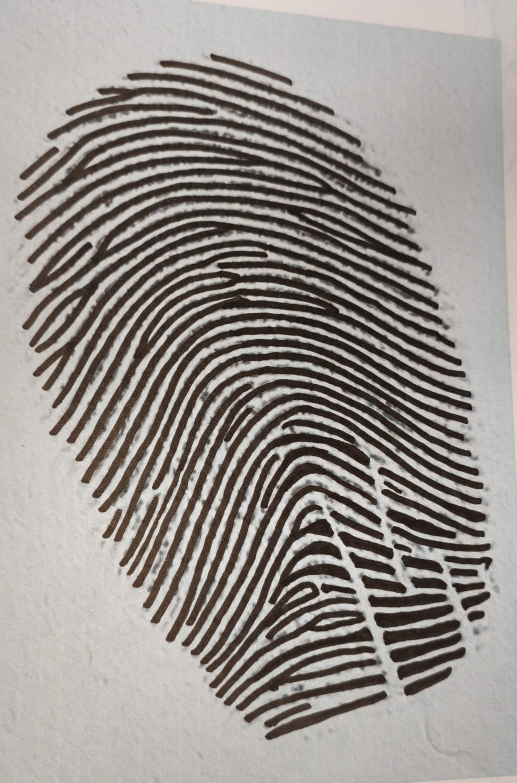
#> input picture minutiae_detection/input/Arthur1.jpeg, 1034 x 1565 px (shown at 1/2 size)
$ python -i find_minutiae2.py   (imports and definitions only)
#> lines starting #> are read from the running program, lines starting #| are printed output that depends on the picture; after the words box and inside, x2 and y2 are one past the last pixel; in counts of white or black regions, pixels touching at a corner belong together
from xml.etree.ElementPath import find

import cv2
import numpy as np
import matplotlib.pyplot as plt
import math
from skimage.morphology import skeletonize, thin

def filtrer_minuties_proches_bord(minuties, mask01, marge_px=12,\
                                   img_size=512):
    """
    Supprime minuties trop proches du bord de la ROI
    marge_px : distance minimale
    """
    if mask01 is None:
        return minuties  # rien à faire

    # cv2.distanceTransform -> 0=background, >0=foreground
    mask_u8 = (mask01.astype(np.uint8) * 255)

    # pour chaque pix blanc de masque calc dist au ROI
    dist = cv2.distanceTransform(mask_u8, distanceType=cv2.DIST_L2,\
                                 maskSize=3)

    keep = []
    for m in minuties:
        (x_n, y_n) = m[0]
        x = int(round(x_n * (img_size - 1)))
        y = int(round(y_n * (img_size - 1)))

        # si hors masque ou trop près du bord -> on enlève
        if mask01[y, x] == 0:
            continue
        if dist[y, x] < marge_px:
            continue

        keep.append(m)

    return keep

def find_minuatiae(filename, output_filename,\
                    mask_filename=None, mask=None):


#> called with filename = 'input/Arthur1.jpeg', output_filename = 'out.png'
    def find(squelette, mask01=None):

        minutiae_ending = set()
        minutiae_bifurcation = set()
        points = []

        rows, cols = squelette.shape #recupere taille squelette

        for i in range(3, rows - 3):
            for j in range(3, cols - 3):
                if mask01 is not None and mask01[i, j] == 0:
                    continue # si pas dans masque, on check pas
                if squelette[i][j] == 1:
                    #on verifie couleurs des 8 voisins
                    voisins = squelette[i-1:i+2, j-1:j+2]
                    #enleve pixel centre
                    cmpt = int(np.sum(voisins)) - 1
                    point = (j, i)

                    if cmpt == 1:
                        voisins_5 = squelette[i-2:i+3, j-2:j+3]
                        if int(np.sum(voisins_5)) > 3:
                            continue
                        minutiae_ending.add(point)
                        points.append(point)

                    elif cmpt == 3:
                        minutiae_bifurcation.add(point)
                        points.append(point)

        res = []
        for (x, y) in points:
            if (x, y) in minutiae_ending:
                typ = "ending"
            elif (x, y) in minutiae_bifurcation:
                typ = "bifurcation"
            else:
                continue  # n'arrive pas

            # [0,0] = orient_faux placeholder
            res.append([[x/512, y/512], typ, [0, 0]])

        print("ATTENTION RES AVANT FILTRAGE:")
        print("endings:", len(minutiae_ending))
        print("bifurcations:", len(minutiae_bifurcation))
        print("total points:", len(points))
        print("res final:", len(res))
        return res


   # import+ passage binaire
    img = cv2.imread(filename, cv2.IMREAD_GRAYSCALE)
#> img: shape (1565, 1034); min 5, max 249, mean 146.7
    if img is None:
        raise FileNotFoundError(filename)

    if mask is None and mask_filename is not None:
        mask = cv2.imread(mask_filename, cv2.IMREAD_GRAYSCALE)
        mask = cv2.resize(mask, (512, 512))
    if mask is not None:
        # force masque binaire 0/1 pour simplifier
        mask01 = (mask > 0).astype(np.uint8)
    else:
        mask01 = None

    #passse en binaire pour traitement
    _, binaire = cv2.threshold(img, 127, 1, cv2.THRESH_BINARY_INV)
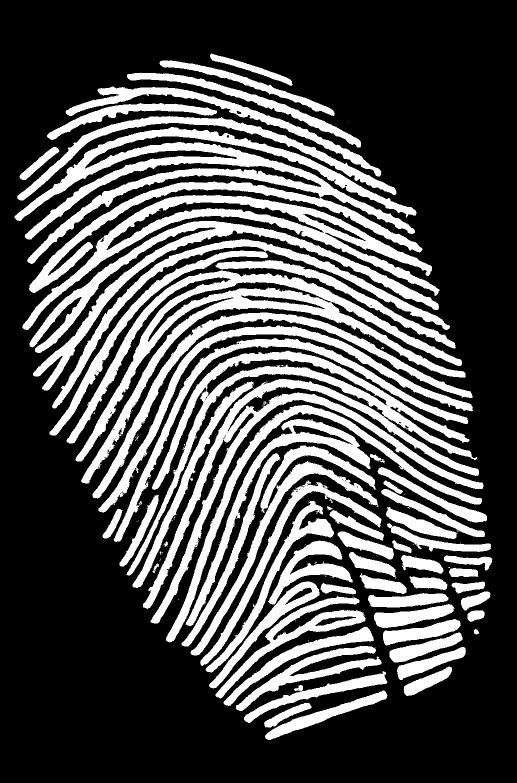
#> binaire: shape (1565, 1034) (shown at 1/2 size); values 0 (black) and 1 (white), 31.4% white; 170 white regions (102 under 20 px), largest, box (x1, y1, x2, y2) and area: (29, 254, 845, 586) 58845, (133, 541, 931, 967) 45098, (286, 758, 967, 1247) 30452
    skeleton = skeletonize(binaire).astype(np.uint8)
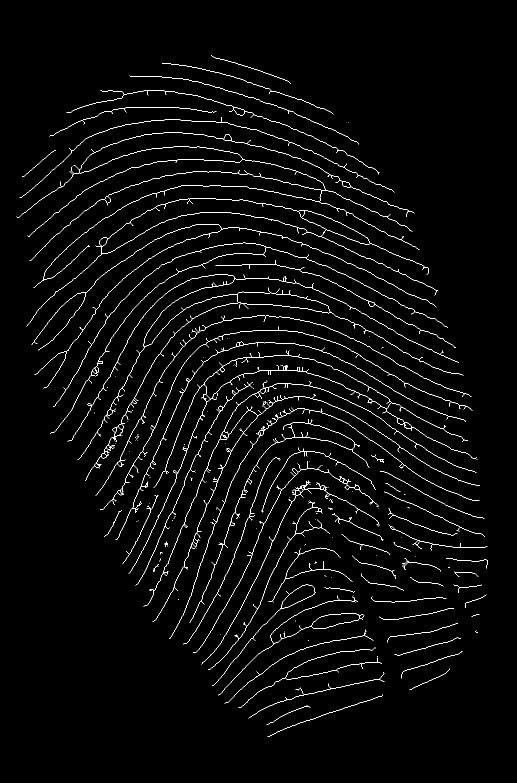
#> skeleton: shape (1565, 1034) (shown at 1/2 size); values 0 (black) and 1 (white), 2.2% white in thin lines or dots, all inside (x1, y1, x2, y2) = (33, 110, 976, 1474)

    # minutiae[[coord], type, [dx, dy]]
    minutiae= find(skeleton, mask01=mask01)
#> after the loop in find, `for i in range(3, rows - 3):`: minutiae_bifurcation = 1957 items; minutiae_ending = 535 items; points = 2492 pairs, first value 33 to 974, second value 126 to 1473
#> the loop in find, `for (x, y) in points:` made 2492 passes
#> (x, y, typ) on passes 1 to 12: (324, 126, 'ending'), (259, 151, 'ending'), (581, 167, 'ending'), (201, 180, 'ending'), (294, 181, 'bifurcation'), (295, 181, 'bifurcation'), (296, 181, 'bifurcation'), (330, 182, 'bifurcation'), (331, 182, 'bifurcation'), (332, 182, 'bifurcation'), (541, 182, 'bifurcation'), (542, 182, 'bifurcation')
#> typ on passes 61 to 66: 'bifurcation', 'bifurcation', 'bifurcation', 'bifurcation', 'bifurcation', 'bifurcation'
#> after the loop in find, `for (x, y) in points:`: res = 2492 items
#| endings: 535
#| bifurcations: 1957
#| total points: 2492
#| res final: 2492
#> minutiae = 2492 items


    def filtrer_minuties_trop_proches(minuties, \
                                       min_dist_px=30, img_size=512):
        """
        liste minut: [[x_n, y_n], typ, orient]  OU [[x_n, y_n], typ, orient, ]
        min_dist_px: distance min en px entre 2 minut (seuil avant enlever)
        renvoie: liste sans doublons
        """
#> called with min_dist_px = 15, img_size = 512
        # convertit en (x_px, y_px) -> on retrouve les coord init

        pts = []
        for m in minuties:
            (x_n, y_n) = m[0]
            x= int(round(x_n *(img_size- 1)))
            y =int(round(y_n *(img_size- 1)))
            pts.append((x, y, m))
#> this loop made 2492 passes
#> (m, x_n, y_n, x, y) on passes 1 to 3: ([[0.633, 0.246], 'ending', [0, 0]], 0.633, 0.246, 323, 126), ([[0.506, 0.295], 'ending', [0, 0]], 0.506, 0.295, 258, 151), ([[1.13, 0.326], 'ending', [0, 0]], 1.13, 0.326, 580, 167)
#> after the loop, pts = 2492 items


        #pts.sort(key=lambda t: (t[1], t[0]))  # y puis x

        keep = []
        keep_xy = []
        d2_min = min_dist_px * min_dist_px

        for x, y, m in pts:
            ok = True
            # on compare aux points déjà gardés
            for (xk, yk) in keep_xy:
                dx = x - xk
                dy = y - yk
                if dx*dx + dy*dy < d2_min:
                    ok = False
                    break
            if ok:
                keep.append(m)
                keep_xy.append((x, y))
#> this loop made 2492 passes
#> (x, y, m) on passes 1 to 3: (323, 126, [[0.633, 0.246], 'ending', [0, 0]]), (258, 151, [[0.506, 0.295], 'ending', [0, 0]]), (580, 167, [[1.13, 0.326], 'ending', [0, 0]])
#> after the loop, keep = 548 items; keep_xy = 548 pairs, first value 33 to 972, second value 126 to 1470

        return keep

    minut = filtrer_minuties_trop_proches(minutiae,\
                                           min_dist_px=15, img_size=512)
#> minut = 548 items
    minut = filtrer_minuties_proches_bord(minut, mask01,\
                                           marge_px=25, img_size=512)
    print("après filtrage:", len(minut))
#| après filtrage: 548
    # passe en couleur pour dessin des ronds
    color_image = cv2.cvtColor(img, cv2.COLOR_GRAY2BGR)

    # affichage ronds+ligne

    for [x_n, y_n], typ, orient in minut:
        x = int(round(x_n * 512))
        y = int(round(y_n * 512))

        if typ == "ending":
            color = (0, 0, 255)  # rouge
        elif typ == "bifurcation":
            color = (0, 255, 0)  # vert
        else:
            color = (0, 255, 255)  # jaune pour "ERREUR"

        # rond

        cv2.circle(color_image, (x, y), 3, color, 1)
#> this loop made 548 passes
#> (x_n, y_n, typ, x, y, color) on passes 1 to 12: (0.633, 0.246, 'ending', 324, 126, (0, 0, 255)), (0.506, 0.295, 'ending', 259, 151, (0, 0, 255)), (1.13, 0.326, 'ending', 581, 167, (0, 0, 255)), (0.393, 0.352, 'ending', 201, 180, (0, 0, 255)), (0.574, 0.354, 'bifurcation', 294, 181, (0, 255, 0)), (0.645, 0.355, 'bifurcation', 330, 182, (0, 255, 0)), (1.06, 0.355, 'bifurcation', 541, 182, (0, 255, 0)), (0.484, 0.367, 'bifurcation', 248, 188, (0, 255, 0)), (0.912, 0.418, 'bifurcation', 467, 214, (0, 255, 0)), (0.484, 0.424, 'bifurcation', 248, 217, (0, 255, 0)), (0.955, 0.432, 'bifurcation', 489, 221, (0, 255, 0)), (1.12, 0.432, 'bifurcation', 576, 221, (0, 255, 0))
#> (x, y, color) on passes 61 to 66: (816, 422, (0, 255, 0)), (693, 424, (0, 255, 0)), (780, 428, (0, 0, 255)), (33, 433, (0, 0, 255)), (542, 439, (0, 255, 0)), (260, 444, (0, 255, 0))
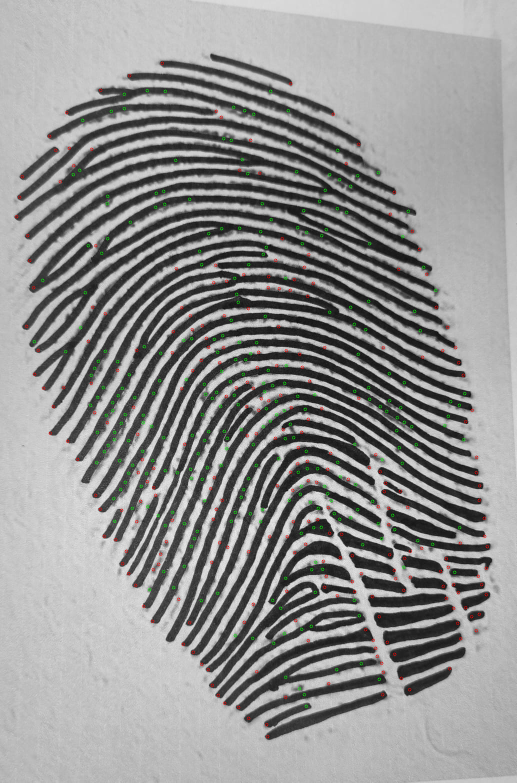
#> color_image: shape (1565, 1034, 3) (shown at 1/2 size); mean B, G, R 146.3, 147, 146.9

    cv2.imwrite(output_filename, color_image)

    plt.figure(figsize=(10, 10))
    plt.imshow(color_image[..., ::-1])# inverse les canaux BGR → RGB pour matplotlib
    plt.title("minutiae detecteees")
    plt.axis("off")
    plt.show()
    return minut

>>> result = find_minuatiae('input/Arthur1.jpeg', 'out.png')

$ run again, on minutiae_detection/input/Elise2.jpeg
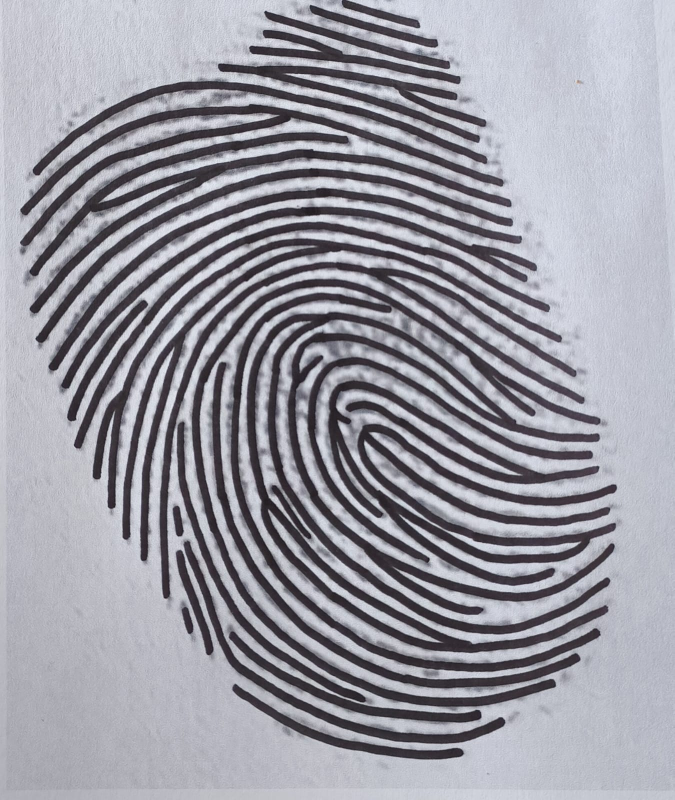
#> input picture minutiae_detection/input/Elise2.jpeg, 1349 x 1600 px (shown at 1/2 size)
#> in find_minuatiae, `_, binaire = cv2.threshold(img, 127, 1, cv2.THRESH_BINARY_INV)`:
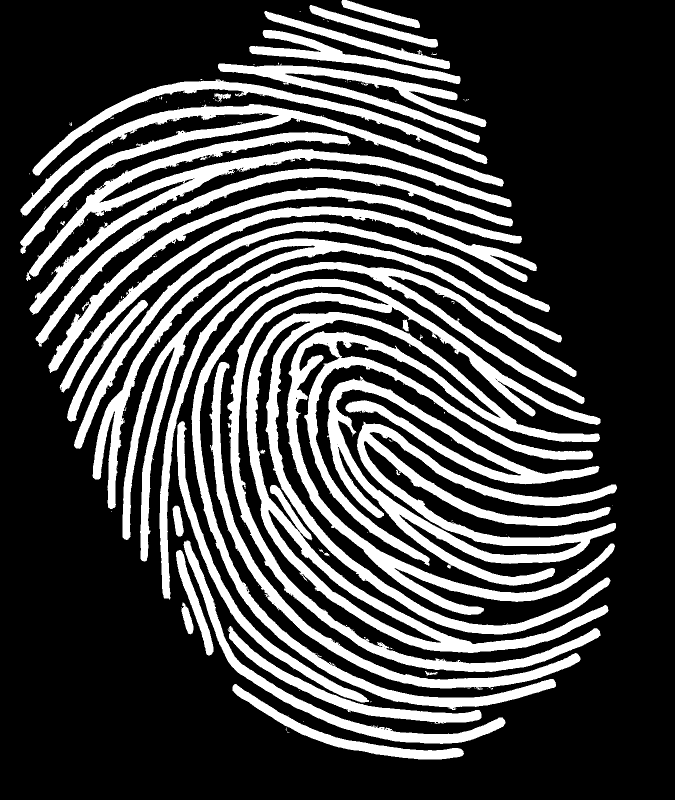
#> binaire: shape (1600, 1349) (shown at 1/2 size); values 0 (black) and 1 (white), 27.6% white; 213 white regions (174 under 20 px), largest, box (x1, y1, x2, y2) and area: (493, 624, 1230, 1306) 109907, (654, 752, 1234, 1172) 68392, (383, 557, 1201, 1420) 64025
#> skeleton: shape (1600, 1349); values 0 (black) and 1 (white), 1.7% white in thin lines or dots, all inside (x1, y1, x2, y2) = (44, 4, 1228, 1510)
#> after the loop in find, `for i in range(3, rows - 3):`: minutiae_bifurcation = 1584 items; minutiae_ending = 530 items; points = 2114 pairs, first value 44 to 1227, second value 4 to 1506
#> the loop in find, `for (x, y) in points:` made 2114 passes
#> (x, y, typ) on passes 1 to 8: (688, 4, 'ending'), (621, 11, 'ending'), (601, 22, 'ending'), (601, 23, 'ending'), (532, 26, 'ending'), (647, 38, 'ending'), (648, 38, 'ending'), (655, 41, 'ending')
#> after the loop in find, `for (x, y) in points:`: res = 2114 items
#| endings: 530
#| bifurcations: 1584
#| total points: 2114
#| res final: 2114
#> the loop in filtrer_minuties_trop_proches, `for m in minuties:` made 2114 passes
#> (m, x_n, y_n, x, y) on passes 1 to 3: ([[1.34, 0.00781], 'ending', [0, 0]], 1.34, 0.00781, 687, 4), ([[1.21, 0.0215], 'ending', [0, 0]], 1.21, 0.0215, 620, 11), ([[1.17, 0.043], 'ending', [0, 0]], 1.17, 0.043, 600, 22)
#> the loop in filtrer_minuties_trop_proches, `for x, y, m in pts:` made 2114 passes
#> (x, y, m) on passes 1 to 3: (687, 4, [[1.34, 0.00781], 'ending', [0, 0]]), (620, 11, [[1.21, 0.0215], 'ending', [0, 0]]), (600, 22, [[1.17, 0.043], 'ending', [0, 0]])
#> after the loop in filtrer_minuties_trop_proches, `for x, y, m in pts:`: keep = 453 items; keep_xy = 453 pairs, first value 44 to 1225, second value 4 to 1503
#> minut = 453 items
#| après filtrage: 453
#> the loop in find_minuatiae, `for [x_n, y_n], typ, orient in minut:` made 453 passes
#> (x_n, y_n, typ, x, y, color) on passes 1 to 8: (1.34, 0.00781, 'ending', 688, 4, (0, 0, 255)), (1.21, 0.0215, 'ending', 621, 11, (0, 0, 255)), (1.17, 0.043, 'ending', 601, 22, (0, 0, 255)), (1.04, 0.0508, 'ending', 532, 26, (0, 0, 255)), (1.26, 0.0742, 'ending', 647, 38, (0, 0, 255)), (1.63, 0.102, 'ending', 836, 52, (0, 0, 255)), (1.04, 0.127, 'ending', 531, 65, (0, 0, 255)), (1.7, 0.172, 'ending', 871, 88, (0, 0, 255))
#> after the loop in find_minuatiae, `for [x_n, y_n], typ, orient in minut:`:
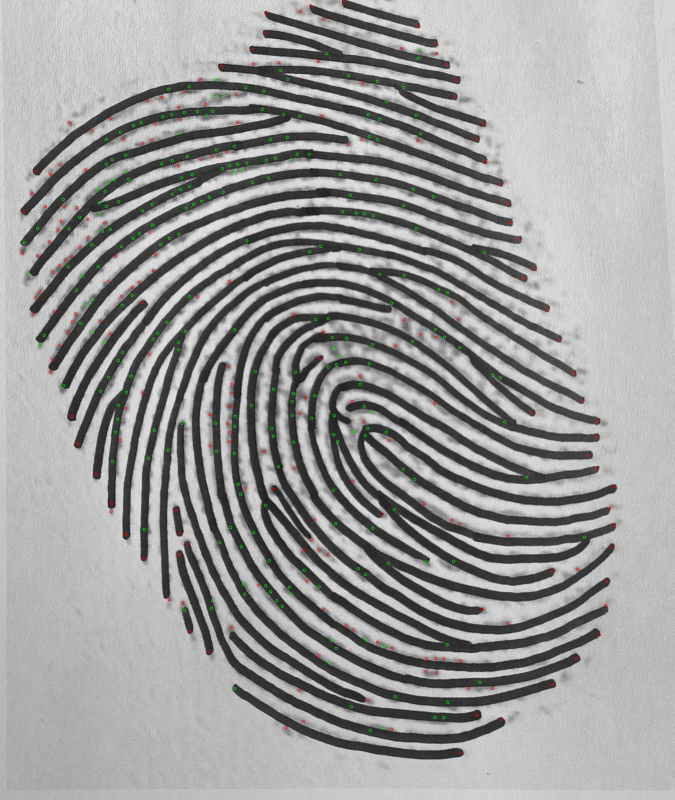
#> color_image: shape (1600, 1349, 3) (shown at 1/2 size); mean B, G, R 155.2, 155.7, 155.6

$ run again, on minutiae_detection/input/Elise3.jpeg
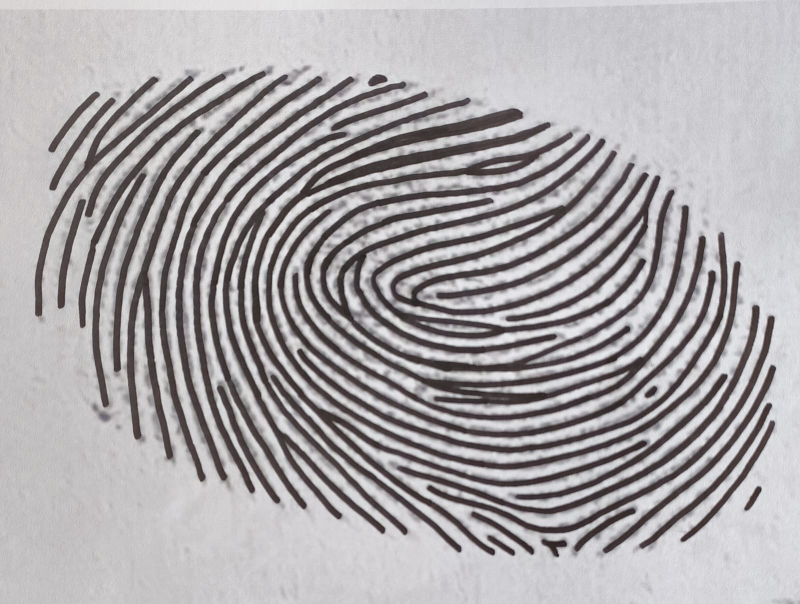
#> input picture minutiae_detection/input/Elise3.jpeg, 1600 x 1208 px (shown at 1/2 size)
#> in find_minuatiae, `_, binaire = cv2.threshold(img, 127, 1, cv2.THRESH_BINARY_INV)`:
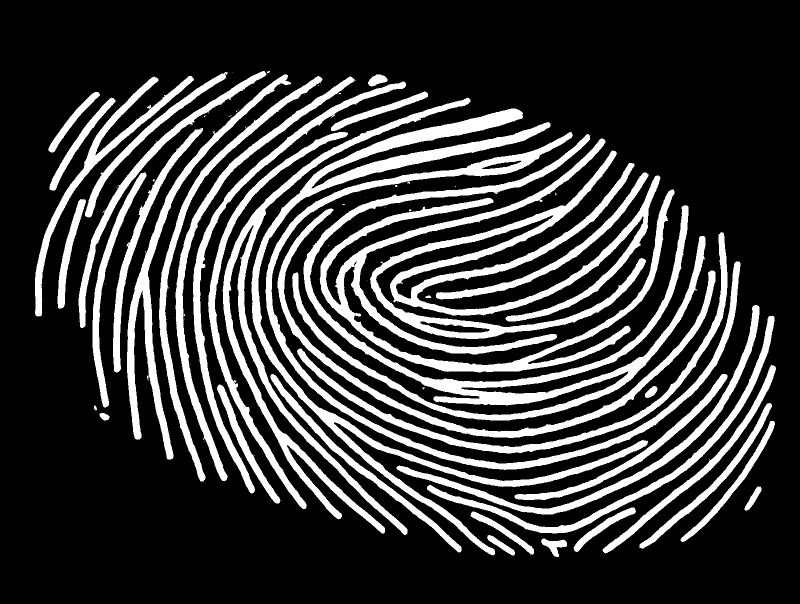
#> binaire: shape (1208, 1600) (shown at 1/2 size); values 0 (black) and 1 (white), 23.2% white; 87 white regions (45 under 20 px), largest, box (x1, y1, x2, y2) and area: (584, 268, 1411, 841) 45110, (740, 301, 1321, 678) 44018, (503, 217, 1296, 1111) 40510
#> skeleton: shape (1208, 1600); values 0 (black) and 1 (white), 1.6% white in thin lines or dots, all inside (x1, y1, x2, y2) = (76, 143, 1546, 1111)
#> after the loop in find, `for i in range(3, rows - 3):`: minutiae_bifurcation = 289 items; minutiae_ending = 199 items; points = 488 pairs, first value 77 to 1544, second value 143 to 1110
#> the loop in find, `for (x, y) in points:` made 488 passes
#> (x, y, typ) on passes 1 to 8: (538, 143, 'ending'), (535, 144, 'ending'), (452, 145, 'bifurcation'), (453, 145, 'bifurcation'), (453, 146, 'bifurcation'), (526, 148, 'ending'), (574, 151, 'ending'), (444, 153, 'bifurcation')
#> after the loop in find, `for (x, y) in points:`: res = 488 items
#| endings: 199
#| bifurcations: 289
#| total points: 488
#| res final: 488
#> the loop in filtrer_minuties_trop_proches, `for m in minuties:` made 488 passes
#> (m, x_n, y_n, x, y) on passes 1 to 3: ([[1.05, 0.279], 'ending', [0, 0]], 1.05, 0.279, 537, 143), ([[1.04, 0.281], 'ending', [0, 0]], 1.04, 0.281, 534, 144), ([[0.883, 0.283], 'bifurcation', [0, 0]], 0.883, 0.283, 451, 145)
#> the loop in filtrer_minuties_trop_proches, `for x, y, m in pts:` made 488 passes
#> (x, y, m) on passes 1 to 3: (537, 143, [[1.05, 0.279], 'ending', [0, 0]]), (534, 144, [[1.04, 0.281], 'ending', [0, 0]]), (451, 145, [[0.883, 0.283], 'bifurcation', [0, 0]])
#> after the loop in filtrer_minuties_trop_proches, `for x, y, m in pts:`: keep = 193 items; keep_xy = 193 pairs, first value 77 to 1541, second value 143 to 1108
#> minut = 193 items
#| après filtrage: 193
#> the loop in find_minuatiae, `for [x_n, y_n], typ, orient in minut:` made 193 passes
#> (x_n, y_n, typ, x, y, color) on passes 1 to 8: (1.05, 0.279, 'ending', 538, 143, (0, 0, 255)), (0.883, 0.283, 'bifurcation', 452, 145, (0, 255, 0)), (1.12, 0.295, 'ending', 574, 151, (0, 0, 255)), (0.742, 0.309, 'ending', 380, 158, (0, 0, 255)), (1.24, 0.311, 'bifurcation', 636, 159, (0, 255, 0)), (1.38, 0.311, 'ending', 704, 159, (0, 0, 255)), (1.5, 0.311, 'ending', 769, 159, (0, 0, 255)), (0.605, 0.312, 'ending', 310, 160, (0, 0, 255))
#> after the loop in find_minuatiae, `for [x_n, y_n], typ, orient in minut:`:
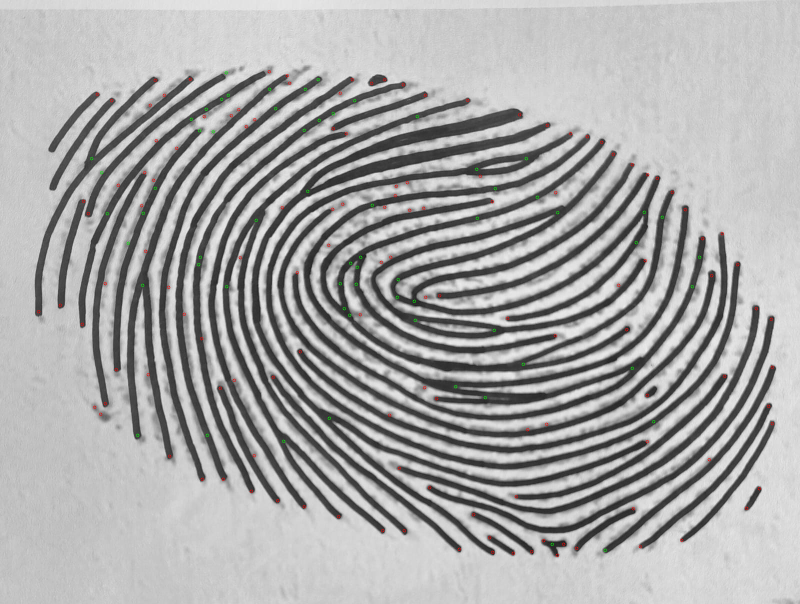
#> color_image: shape (1208, 1600, 3) (shown at 1/2 size); mean B, G, R 169, 169.1, 169.3
